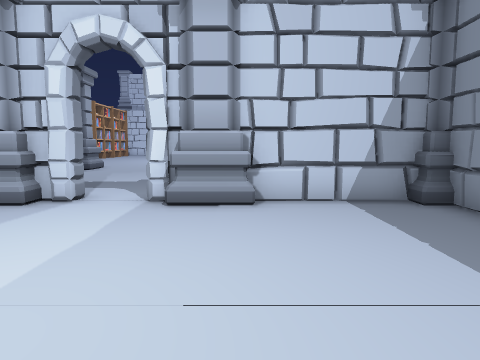
view 1 (above)

21 first-person views from a walk through a Unity game level. The camera is 1.2 m above the floor, tilts 6° down and sees 70° across. The floor is counted in squares, 1 m on a side. Each view is taken from the middle of a square. On the plan, view 1 faces up. The plan holds only what a view shows up to about 14 squares ahead; the rest is blank. The place goes on beyond the plan. The player is left out. Some animated figures are not drawn. Door leaves are left out, so doorways stand open.

view 2
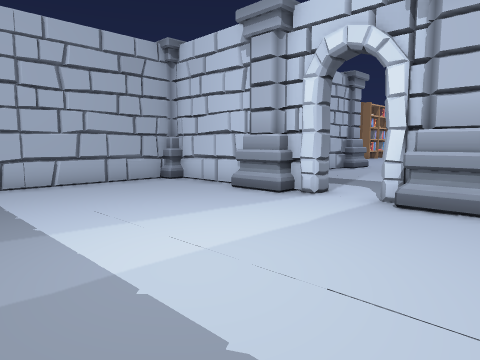

view 3
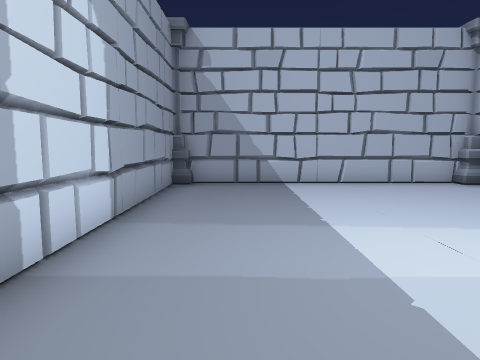

view 4
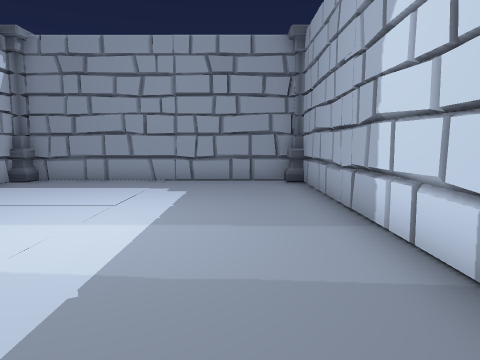

view 5
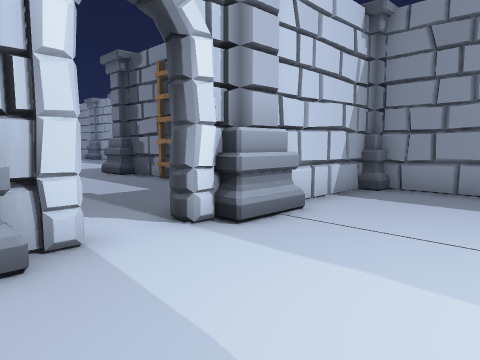

view 6
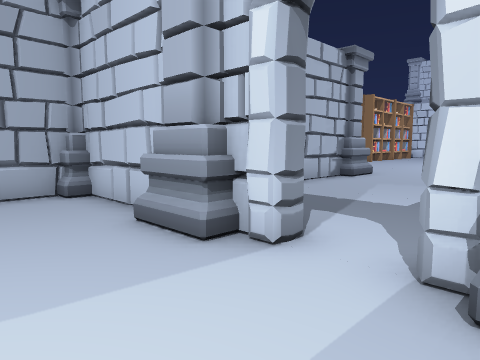

view 7
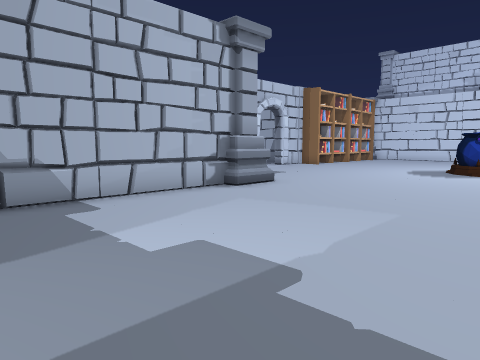

view 8
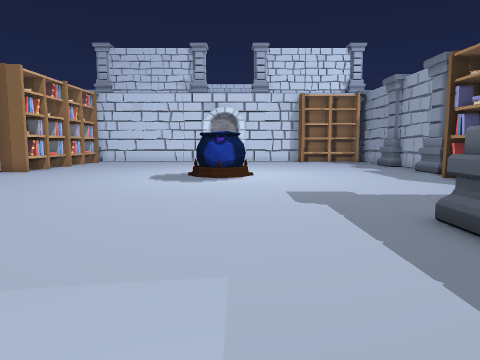

view 9
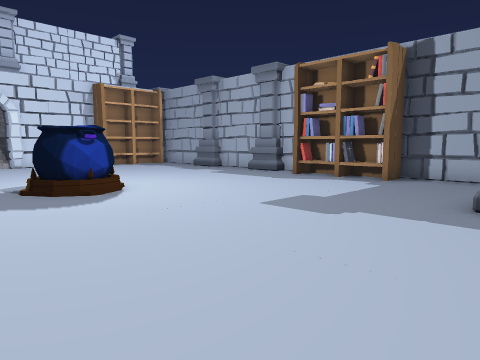

view 10
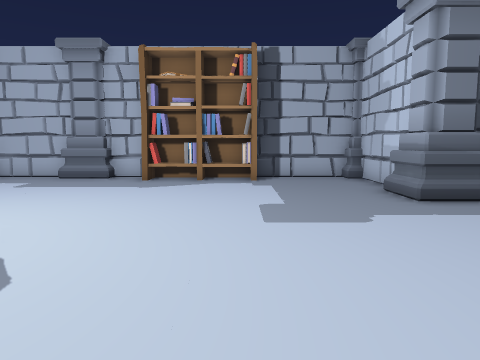

view 11
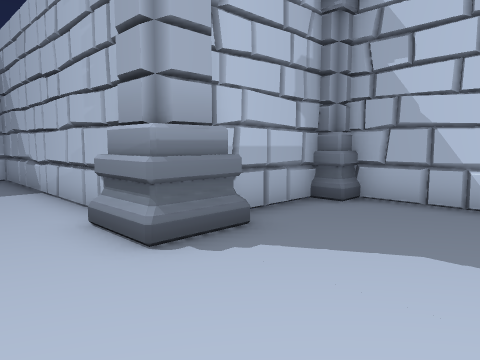

view 12
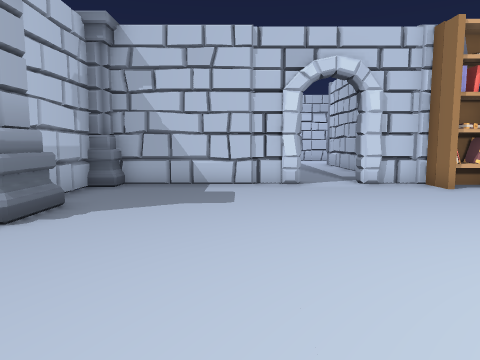

view 13
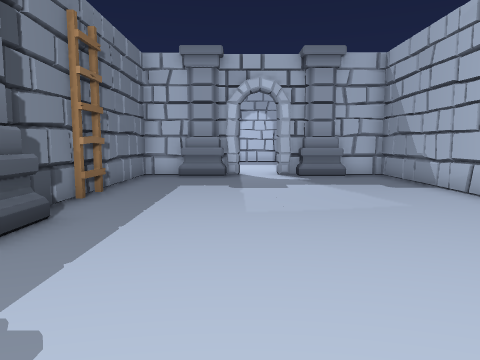

view 14
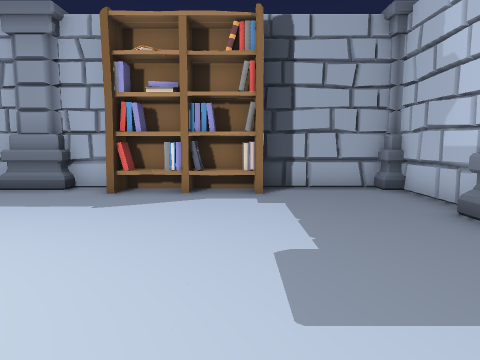

view 15
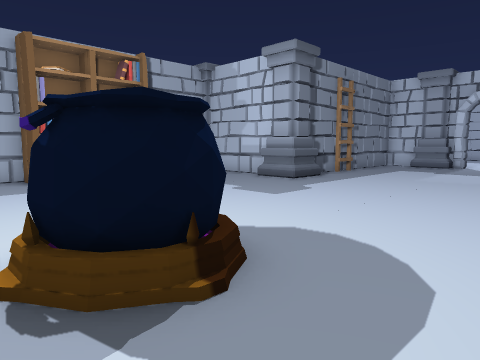

view 16
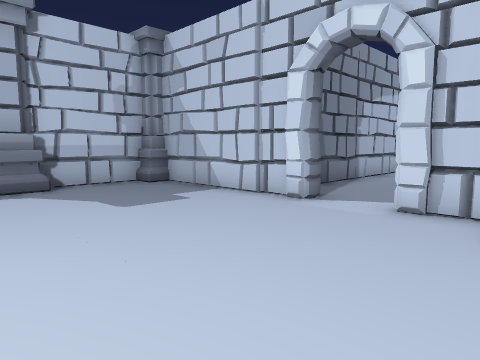

view 17
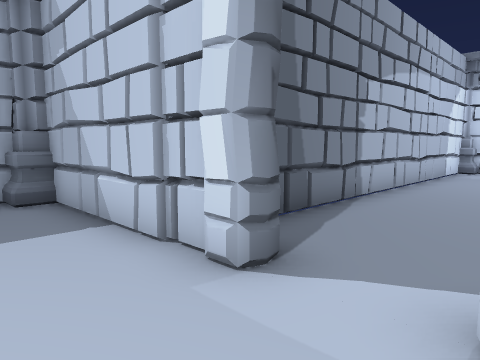

view 18
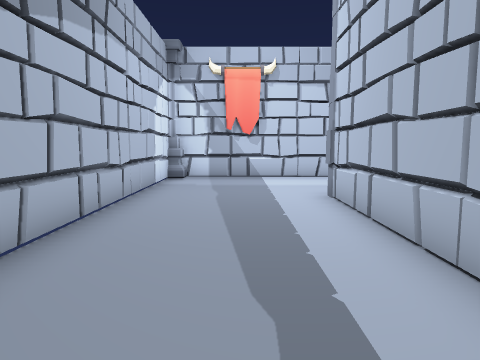

view 19
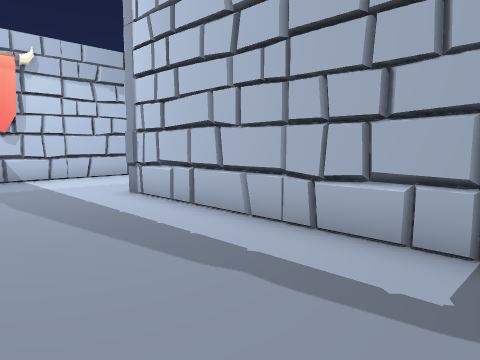

view 20
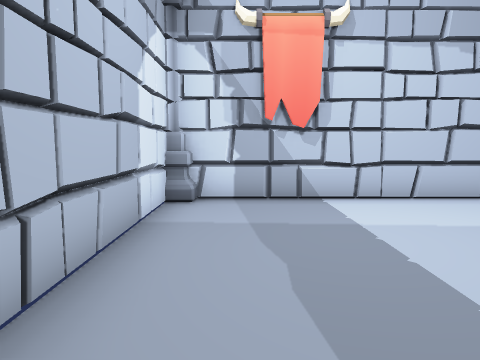

view 21
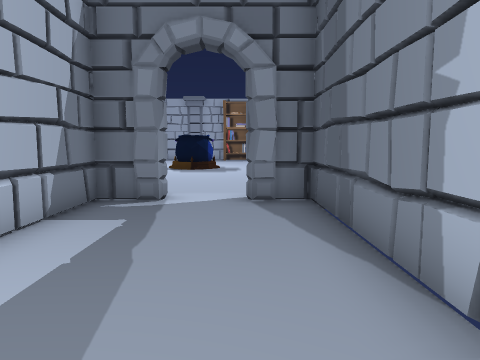

### Floor plan
Points are (right, up) in squares from view 1. A wall is a line through its corners. A room is listed if a view was taken in it or the views show most of it. See-through windows are left out.
Room 1 (views 1, 2, 3, 4, 5, 6)
walls: (-3.4, 7.1) (-9.5, 7.1) (-9.5, -1.9); (-9.1, -2) (3.7, -2); (4.1, -1.7) (4.1, 6.9); (3.9, 7.1) (-2, 7.1)
ways out: opening at (-3, 7.5) to room 2; open door at (-2, 6.5) to room 2
Room 2 (views 7, 8, 9, 10, 11, 12, 13, 14, 15, 16, 17)
walls: (-7.5, 16.1) (-7.5, 7.8) (-5.6, 7.8); (2.5, 16.8) (6.1, 16.8); (1.4, 12.2) (1.4, 13.5); (-11.8, 16.8) (-8.4, 16.8); (6.4, 16.9) (6.4, 20.5); (-12.2, 22.8) (-12.2, 17.2); (6.4, 24.3) (6.4, 27.5); (-4, 7.8) (-3.5, 7.8) (-3.4, 7.1); (-4.5, 7.6) (-3.9, 7.6); (0.4, 7.8) (1.6, 7.8) (1.6, 15.9); (-12.2, 26.5) (-12.2, 24.6)
ways out: opening at (-3, 7.5) to room 1; open door at (-2, 6.5) to room 1; opening at (-12.5, 23.5) to room 3
objects: books (-12, 27) to (-11, 27); column (-8, 16) to (-7, 17); column (-5, 8); other object (-4, 24) to (-2, 26); column (-1, 8) to (0, 8); column (1, 16) to (2, 17); books (5, 21) to (6, 24); column (6, 26) to (6, 27)
Room 3 (views 18, 19, 20, 21)
walls: (-26.3, 24.5) (-26.3, 24); (-26.6, 24.3) (-26.1, 24.1); (-12.7, 24.6) (-12.7, 26.1) (-22, 26.1); (-26.5, 27.5) (-26.5, 21.5) (-12.7, 21.5) (-12.7, 22.8) (-12.6, 22.9) (-12.2, 22.8); (-12.5, 22.9) (-12.2, 22.7)
ways out: opening at (-12.5, 23.5) to room 2
objects: column (-26, 22)

Where each view was taken, in squares from view 1:
view 1: 0 up, 0 right, facing up
view 2: 0 up, 1 right, facing up-left
view 3: 0 up, 1 right, facing left
view 4: 0 up, 7 left, facing right
view 5: 3 up, 5 left, facing up-right
view 6: 4 up, 1 left, facing up-left
view 7: 9 up, 0 right, facing up-left
view 8: 12 up, 2 left, facing up
view 9: 16 up, 6 left, facing up-right
view 10: 21 up, 6 left, facing right
view 11: 21 up, 5 left, facing down-left
view 12: 21 up, 2 left, facing left
view 13: 21 up, 2 left, facing down
view 14: 21 up, 3 left, facing right
view 15: 27 up, 6 left, facing down-right
view 16: 27 up, 6 left, facing down-left
view 17: 25 up, 10 left, facing down-left
view 18: 24 up, 14 left, facing left
view 19: 22 up, 14 left, facing up-left
view 20: 23 up, 19 left, facing left
view 21: 23 up, 20 left, facing right
